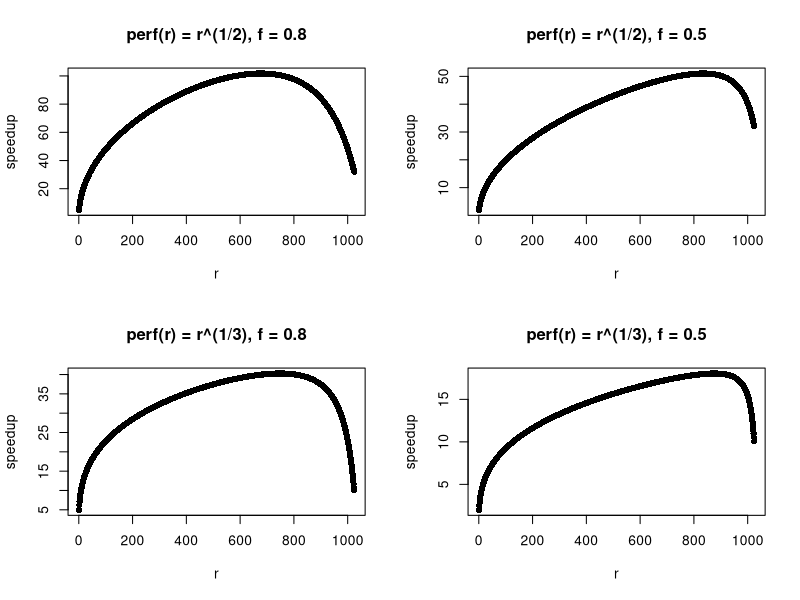

This chart was generated by the following R code:
perfA <- function(r) {
	return(sqrt(r))
}

perfB <- function(r) {
	return(r^(1./3))
}

speedup <- function(f,n,r,perf) {
	return(1. / (((1.-f)/perf(r)) + (f/(perf(r)+n-r))))
}

r <- 1:1024
n <- 1024

png()
par(mfrow= c(2,2))
f <- 0.8
plot(r,speedup(f,n,r,perfA),pch=16,ylab='speedup',main='perf(r) = r^(1/2), f = 0.8')
cat("r=",678,": ",max(speedup(f,n,r,perfA)),"\n")
f <- 0.5
plot(r,speedup(f,n,r,perfA),pch=16,ylab='speedup',main='perf(r) = r^(1/2), f = 0.5')
cat("r=",835,": ",max(speedup(f,n,r,perfA)),"\n")
f <- 0.8
plot(r,speedup(f,n,r,perfB),pch=16,ylab='speedup',main='perf(r) = r^(1/3), f = 0.8')
cat("r=",748,": ",max(speedup(f,n,r,perfB)),"\n")
f <- 0.5
plot(r,speedup(f,n,r,perfB),pch=16,ylab='speedup',main='perf(r) = r^(1/3), f = 0.5')
cat("r=",875,": ",max(speedup(f,n,r,perfB)),"\n")
dev.off() 
